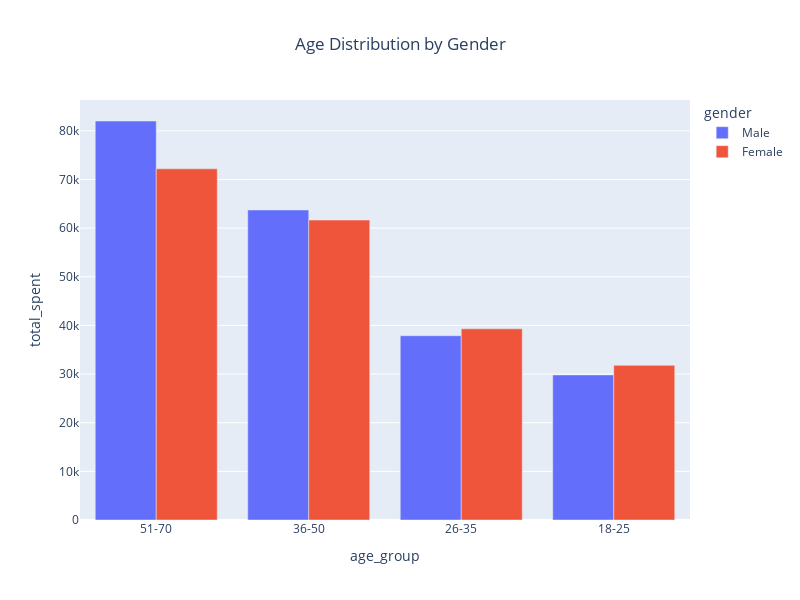

The cell this chart's notebook holds for it:
### Code cell
# Age Distribution by Gender and Total Amount Spent
avg_age_spending_ = df.groupby(['age_group','gender'])['total_spent'].sum().reset_index()
age_gd=avg_age_spending_.sort_values(by='total_spent',ascending=False)
fig = px.bar(
    age_gd,
    x='age_group',
    y='total_spent',
    color='gender',
    barmode='group',
    #nbins=20,
   
    title='Age Distribution by Gender And Total Amount Spent',
    labels={'age':'Customer Age'}
    
)
#fig.update_traces(opacity=0.7)
fig.update_layout(title_x=0.5
,autosize=False,
width=800,
height=600,)
fig.show()

# The largest segment is 51-70 years old — the most active online shopping demographic.

### Figure 1 — Plotly figure (JSON) as saved in the notebook; plotly's stock layout.template omitted (floating-point values rounded to 4 significant figures)
{"data": [{"alignmentgroup": "True", "hovertemplate": "gender=Male<br>age_group=%{x}<br>total_spent=%{y}<extra></extra>", "legendgroup": "Male", "marker": {"color": "#636efa", "pattern": {"shape": ""}}, "name": "Male", "offsetgroup": "Male", "orientation": "v", "showlegend": true, "textposition": "auto", "type": "bar", "x": ["51-70", "36-50", "26-35", "18-25"], "xaxis": "x", "y": [82020.0, 63720.0, 37870.0, 29820.0], "yaxis": "y"}, {"alignmentgroup": "True", "hovertemplate": "gender=Female<br>age_group=%{x}<br>total_spent=%{y}<extra></extra>", "legendgroup": "Female", "marker": {"color": "#EF553B", "pattern": {"shape": ""}}, "name": "Female", "offsetgroup": "Female", "orientation": "v", "showlegend": true, "textposition": "auto", "type": "bar", "x": ["51-70", "36-50", "26-35", "18-25"], "xaxis": "x", "y": [72190.0, 61650.0, 39300.0, 31790.0], "yaxis": "y"}], "layout": {"autosize": false, "barmode": "group", "height": 600, "legend": {"title": {"text": "gender"}, "tracegroupgap": 0}, "title": {"text": "Age Distribution by Gender", "x": 0.5}, "width": 800, "xaxis": {"anchor": "y", "autorange": true, "domain": [0, 1], "range": [-0.5, 3.5], "title": {"text": "age_group"}, "type": "category"}, "yaxis": {"anchor": "x", "autorange": true, "domain": [0, 1], "range": [0, 86330.0], "title": {"text": "total_spent"}, "type": "linear"}}}
